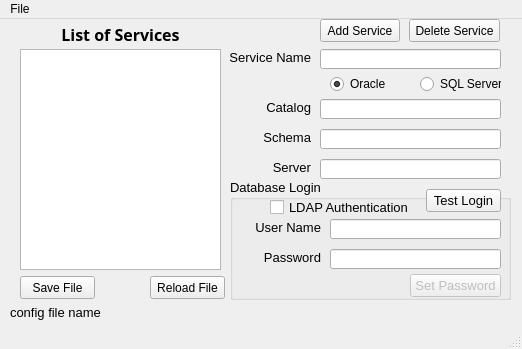
<?xml version="1.0" encoding="UTF-8"?>
<ui version="4.0">
 <class>ADWConnections</class>
 <widget class="QMainWindow" name="ADWConnections">
  <property name="geometry">
   <rect>
    <x>0</x>
    <y>0</y>
    <width>522</width>
    <height>349</height>
   </rect>
  </property>
  <property name="windowTitle">
   <string>ADW Connections</string>
  </property>
  <property name="windowIcon">
   <iconset>
    <normaloff>ADW_Connections.ico</normaloff>ADW_Connections.ico</iconset>
  </property>
  <widget class="QWidget" name="centralwidget">
   <widget class="QListWidget" name="lsServiceList">
    <property name="geometry">
     <rect>
      <x>20</x>
      <y>30</y>
      <width>201</width>
      <height>221</height>
     </rect>
    </property>
    <property name="font">
     <font>
      <family>Arial</family>
     </font>
    </property>
   </widget>
   <widget class="QLabel" name="lblServiceList">
    <property name="geometry">
     <rect>
      <x>20</x>
      <y>0</y>
      <width>201</width>
      <height>30</height>
     </rect>
    </property>
    <property name="font">
     <font>
      <family>Arial Black</family>
      <pointsize>12</pointsize>
      <weight>75</weight>
      <bold>true</bold>
     </font>
    </property>
    <property name="text">
     <string>List of Services</string>
    </property>
    <property name="alignment">
     <set>Qt::AlignCenter</set>
    </property>
   </widget>
   <widget class="QLabel" name="lblServiceName">
    <property name="geometry">
     <rect>
      <x>230</x>
      <y>30</y>
      <width>81</width>
      <height>16</height>
     </rect>
    </property>
    <property name="font">
     <font>
      <family>Arial</family>
      <pointsize>10</pointsize>
     </font>
    </property>
    <property name="text">
     <string>Service Name</string>
    </property>
    <property name="alignment">
     <set>Qt::AlignRight|Qt::AlignTrailing|Qt::AlignVCenter</set>
    </property>
   </widget>
   <widget class="QLabel" name="lblConfigFileName">
    <property name="enabled">
     <bool>true</bool>
    </property>
    <property name="geometry">
     <rect>
      <x>10</x>
      <y>280</y>
      <width>501</width>
      <height>21</height>
     </rect>
    </property>
    <property name="font">
     <font>
      <family>Arial</family>
      <pointsize>10</pointsize>
     </font>
    </property>
    <property name="text">
     <string>config file name</string>
    </property>
    <property name="alignment">
     <set>Qt::AlignBottom|Qt::AlignLeading|Qt::AlignLeft</set>
    </property>
   </widget>
   <widget class="QLabel" name="lblCatalogName">
    <property name="geometry">
     <rect>
      <x>230</x>
      <y>80</y>
      <width>81</width>
      <height>16</height>
     </rect>
    </property>
    <property name="font">
     <font>
      <family>Arial</family>
      <pointsize>10</pointsize>
     </font>
    </property>
    <property name="text">
     <string>Catalog</string>
    </property>
    <property name="alignment">
     <set>Qt::AlignRight|Qt::AlignTrailing|Qt::AlignVCenter</set>
    </property>
   </widget>
   <widget class="QLabel" name="lblSchemaName">
    <property name="geometry">
     <rect>
      <x>230</x>
      <y>110</y>
      <width>81</width>
      <height>16</height>
     </rect>
    </property>
    <property name="font">
     <font>
      <family>Arial</family>
      <pointsize>10</pointsize>
     </font>
    </property>
    <property name="text">
     <string>Schema</string>
    </property>
    <property name="alignment">
     <set>Qt::AlignRight|Qt::AlignTrailing|Qt::AlignVCenter</set>
    </property>
   </widget>
   <widget class="QLabel" name="lblServerName">
    <property name="geometry">
     <rect>
      <x>230</x>
      <y>140</y>
      <width>81</width>
      <height>16</height>
     </rect>
    </property>
    <property name="font">
     <font>
      <family>Arial</family>
      <pointsize>10</pointsize>
     </font>
    </property>
    <property name="text">
     <string>Server</string>
    </property>
    <property name="alignment">
     <set>Qt::AlignRight|Qt::AlignTrailing|Qt::AlignVCenter</set>
    </property>
   </widget>
   <widget class="QGroupBox" name="groupBox">
    <property name="geometry">
     <rect>
      <x>230</x>
      <y>160</y>
      <width>281</width>
      <height>121</height>
     </rect>
    </property>
    <property name="font">
     <font>
      <family>Arial</family>
      <pointsize>10</pointsize>
     </font>
    </property>
    <property name="title">
     <string>Database Login</string>
    </property>
    <widget class="QCheckBox" name="cbLDAP">
     <property name="geometry">
      <rect>
       <x>40</x>
       <y>20</y>
       <width>141</width>
       <height>17</height>
      </rect>
     </property>
     <property name="font">
      <font>
       <family>Arial</family>
      </font>
     </property>
     <property name="text">
      <string>LDAP Authentication</string>
     </property>
    </widget>
    <widget class="QLabel" name="lblUserName">
     <property name="geometry">
      <rect>
       <x>10</x>
       <y>40</y>
       <width>81</width>
       <height>16</height>
      </rect>
     </property>
     <property name="font">
      <font>
       <family>Arial</family>
       <pointsize>10</pointsize>
      </font>
     </property>
     <property name="text">
      <string>User Name</string>
     </property>
     <property name="alignment">
      <set>Qt::AlignRight|Qt::AlignTrailing|Qt::AlignVCenter</set>
     </property>
    </widget>
    <widget class="QLabel" name="lblPassword">
     <property name="geometry">
      <rect>
       <x>10</x>
       <y>70</y>
       <width>81</width>
       <height>16</height>
      </rect>
     </property>
     <property name="font">
      <font>
       <family>Arial</family>
       <pointsize>10</pointsize>
      </font>
     </property>
     <property name="text">
      <string>Password</string>
     </property>
     <property name="alignment">
      <set>Qt::AlignRight|Qt::AlignTrailing|Qt::AlignVCenter</set>
     </property>
    </widget>
    <widget class="QLineEdit" name="txtPassword">
     <property name="geometry">
      <rect>
       <x>100</x>
       <y>70</y>
       <width>171</width>
       <height>20</height>
      </rect>
     </property>
     <property name="echoMode">
      <enum>QLineEdit::Password</enum>
     </property>
    </widget>
    <widget class="QLineEdit" name="txtUserName">
     <property name="geometry">
      <rect>
       <x>100</x>
       <y>40</y>
       <width>171</width>
       <height>20</height>
      </rect>
     </property>
    </widget>
    <widget class="QPushButton" name="btnLoginTest">
     <property name="geometry">
      <rect>
       <x>196</x>
       <y>10</y>
       <width>75</width>
       <height>23</height>
      </rect>
     </property>
     <property name="font">
      <font>
       <family>Arial</family>
      </font>
     </property>
     <property name="text">
      <string>Test Login</string>
     </property>
    </widget>
    <widget class="QPushButton" name="btnSetPassword">
     <property name="enabled">
      <bool>false</bool>
     </property>
     <property name="geometry">
      <rect>
       <x>180</x>
       <y>95</y>
       <width>91</width>
       <height>23</height>
      </rect>
     </property>
     <property name="font">
      <font>
       <family>Arial</family>
      </font>
     </property>
     <property name="text">
      <string>Set Password</string>
     </property>
    </widget>
    <widget class="QPushButton" name="btnShowPassword">
     <property name="geometry">
      <rect>
       <x>8</x>
       <y>66</y>
       <width>21</width>
       <height>23</height>
      </rect>
     </property>
     <property name="accessibleDescription">
      <string/>
     </property>
     <property name="text">
      <string/>
     </property>
     <property name="flat">
      <bool>true</bool>
     </property>
    </widget>
   </widget>
   <widget class="QLineEdit" name="txtServiceName">
    <property name="geometry">
     <rect>
      <x>320</x>
      <y>30</y>
      <width>181</width>
      <height>20</height>
     </rect>
    </property>
    <property name="font">
     <font>
      <family>Arial</family>
      <pointsize>9</pointsize>
     </font>
    </property>
   </widget>
   <widget class="QLineEdit" name="txtCatalogName">
    <property name="geometry">
     <rect>
      <x>320</x>
      <y>80</y>
      <width>181</width>
      <height>20</height>
     </rect>
    </property>
    <property name="font">
     <font>
      <family>Arial</family>
      <pointsize>9</pointsize>
     </font>
    </property>
    <property name="echoMode">
     <enum>QLineEdit::Normal</enum>
    </property>
   </widget>
   <widget class="QLineEdit" name="txtSchemaName">
    <property name="geometry">
     <rect>
      <x>320</x>
      <y>110</y>
      <width>181</width>
      <height>20</height>
     </rect>
    </property>
    <property name="font">
     <font>
      <family>Arial</family>
      <pointsize>9</pointsize>
     </font>
    </property>
    <property name="echoMode">
     <enum>QLineEdit::Normal</enum>
    </property>
   </widget>
   <widget class="QLineEdit" name="txtServerName">
    <property name="geometry">
     <rect>
      <x>320</x>
      <y>140</y>
      <width>181</width>
      <height>20</height>
     </rect>
    </property>
    <property name="font">
     <font>
      <family>Arial</family>
      <pointsize>9</pointsize>
     </font>
    </property>
    <property name="echoMode">
     <enum>QLineEdit::Normal</enum>
    </property>
   </widget>
   <widget class="QPushButton" name="btnAddService">
    <property name="geometry">
     <rect>
      <x>320</x>
      <y>0</y>
      <width>80</width>
      <height>23</height>
     </rect>
    </property>
    <property name="font">
     <font>
      <family>Arial</family>
      <pointsize>9</pointsize>
     </font>
    </property>
    <property name="text">
     <string>Add Service</string>
    </property>
   </widget>
   <widget class="QPushButton" name="btnDeleteService">
    <property name="geometry">
     <rect>
      <x>409</x>
      <y>0</y>
      <width>91</width>
      <height>23</height>
     </rect>
    </property>
    <property name="font">
     <font>
      <family>Arial</family>
      <pointsize>9</pointsize>
     </font>
    </property>
    <property name="text">
     <string>Delete Service</string>
    </property>
   </widget>
   <widget class="QPushButton" name="btnSaveFile">
    <property name="geometry">
     <rect>
      <x>20</x>
      <y>257</y>
      <width>75</width>
      <height>23</height>
     </rect>
    </property>
    <property name="font">
     <font>
      <family>Arial</family>
      <pointsize>9</pointsize>
     </font>
    </property>
    <property name="text">
     <string>Save File</string>
    </property>
   </widget>
   <widget class="QPushButton" name="btnReloadFile">
    <property name="geometry">
     <rect>
      <x>150</x>
      <y>257</y>
      <width>75</width>
      <height>23</height>
     </rect>
    </property>
    <property name="font">
     <font>
      <family>Arial</family>
      <pointsize>9</pointsize>
     </font>
    </property>
    <property name="text">
     <string>Reload File</string>
    </property>
   </widget>
   <widget class="QRadioButton" name="rbtnOracle">
    <property name="geometry">
     <rect>
      <x>330</x>
      <y>57</y>
      <width>71</width>
      <height>16</height>
     </rect>
    </property>
    <property name="font">
     <font>
      <family>Arial</family>
      <pointsize>9</pointsize>
     </font>
    </property>
    <property name="text">
     <string>Oracle</string>
    </property>
    <property name="checked">
     <bool>true</bool>
    </property>
   </widget>
   <widget class="QRadioButton" name="rbtnSQLServer">
    <property name="geometry">
     <rect>
      <x>420</x>
      <y>57</y>
      <width>81</width>
      <height>16</height>
     </rect>
    </property>
    <property name="font">
     <font>
      <family>Arial</family>
      <pointsize>9</pointsize>
     </font>
    </property>
    <property name="text">
     <string>SQL Server</string>
    </property>
   </widget>
  </widget>
  <widget class="QMenuBar" name="menubar">
   <property name="geometry">
    <rect>
     <x>0</x>
     <y>0</y>
     <width>522</width>
     <height>21</height>
    </rect>
   </property>
   <widget class="QMenu" name="menuFile">
    <property name="title">
     <string>File</string>
    </property>
    <addaction name="actionSave"/>
    <addaction name="actionSave_As"/>
    <addaction name="separator"/>
    <addaction name="actionExit"/>
   </widget>
   <addaction name="menuFile"/>
  </widget>
  <widget class="QStatusBar" name="statusbar"/>
  <action name="actionSave">
   <property name="text">
    <string>Save</string>
   </property>
   <property name="font">
    <font>
     <family>Arial</family>
     <pointsize>9</pointsize>
    </font>
   </property>
  </action>
  <action name="actionSave_As">
   <property name="text">
    <string>Save As</string>
   </property>
  </action>
  <action name="action">
   <property name="text">
    <string>_</string>
   </property>
  </action>
  <action name="actionPreferences">
   <property name="text">
    <string>Preferences</string>
   </property>
  </action>
  <action name="actionExit">
   <property name="text">
    <string>Exit</string>
   </property>
  </action>
 </widget>
 <tabstops>
  <tabstop>lsServiceList</tabstop>
  <tabstop>txtServiceName</tabstop>
  <tabstop>txtCatalogName</tabstop>
  <tabstop>txtSchemaName</tabstop>
  <tabstop>txtServerName</tabstop>
  <tabstop>cbLDAP</tabstop>
  <tabstop>txtUserName</tabstop>
  <tabstop>txtPassword</tabstop>
  <tabstop>btnLoginTest</tabstop>
  <tabstop>btnAddService</tabstop>
  <tabstop>btnDeleteService</tabstop>
  <tabstop>btnSaveFile</tabstop>
  <tabstop>btnReloadFile</tabstop>
  <tabstop>rbtnOracle</tabstop>
  <tabstop>rbtnSQLServer</tabstop>
 </tabstops>
 <resources/>
 <connections/>
</ui>
